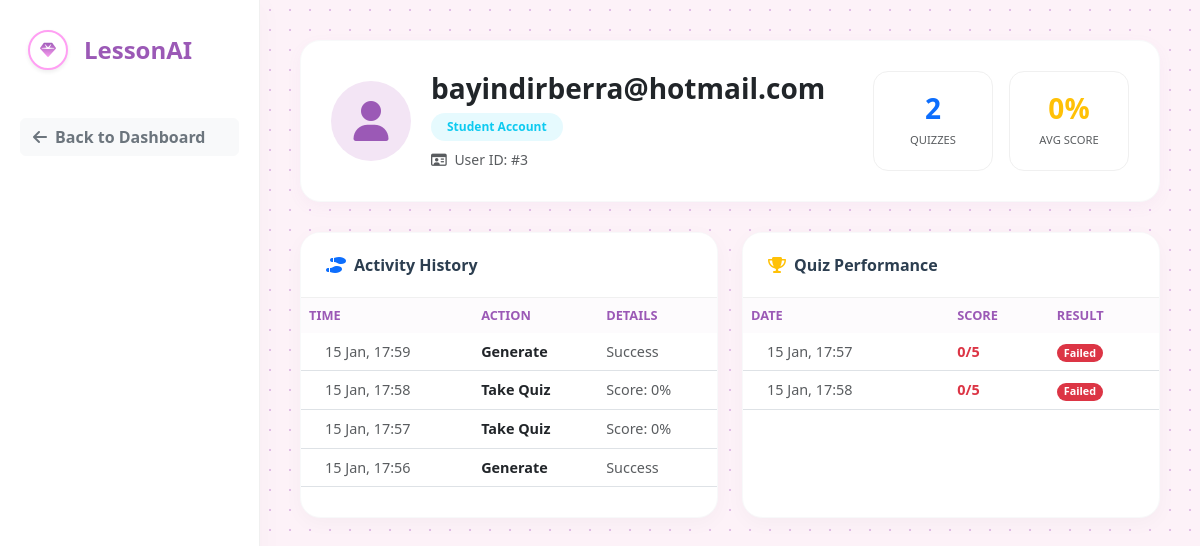
/admin/user/3 (signed in), run on the app's committed database.
### app/models/user.py (models this page shows, shortened)
class User(UserMixin, db.Model):
    id = db.Column(db.Integer, primary_key=True)
    email = db.Column(db.String(100), unique=True, nullable=False)
    password_hash = db.Column(db.String(200), nullable=False)
    role = db.Column(db.String(20), default='Student') # Roles: 'Student' or 'Admin'
    created_at = db.Column(db.DateTime, default=db.func.current_timestamp())
    @property
    def is_admin(self):
        return self.role == 'Admin'

### app/models/log.py (models this page shows)
class ActivityLog(db.Model):
    id = db.Column(db.Integer, primary_key=True)
    user_id = db.Column(db.Integer, db.ForeignKey('user.id'))
    action = db.Column(db.String(100)) # e.g. "Login", "Generated Content"
    details = db.Column(db.String(255))
    timestamp = db.Column(db.DateTime, default=db.func.current_timestamp())

### app/models/score.py (models this page shows)
class Score(db.Model):
    id = db.Column(db.Integer, primary_key=True)
    user_id = db.Column(db.Integer, db.ForeignKey('user.id'), nullable=False)
    content_id = db.Column(db.Integer, db.ForeignKey('content.id'), nullable=False)
    correct_count = db.Column(db.Integer, nullable=False)
    total_questions = db.Column(db.Integer, nullable=False)
    percentage = db.Column(db.Float, nullable=False)
    created_at = db.Column(db.DateTime, default=datetime.utcnow)

### run.py (the view)
@app.route('/admin/user/<int:user_id>')
@login_required
def admin_user_detail(user_id):
    if not current_user.is_admin: abort(403)
    target_user = User.query.get_or_404(user_id)
    user_logs = ActivityLog.query.filter_by(user_id=user_id).order_by(ActivityLog.timestamp.desc()).all()
    user_scores = Score.query.filter_by(user_id=user_id).all()
    quiz_count = len(user_scores)
    avg_score = int(sum([s.percentage for s in user_scores]) / quiz_count) if quiz_count > 0 else 0
    return render_template('admin/user_detail.html', user=target_user, logs=user_logs, scores=user_scores, quiz_count=quiz_count, avg_score=avg_score)

### app/templates/admin/user_detail.html (shortened to what this page needs)
<!DOCTYPE html>
<html lang="en">
<head>
    <link href="https://cdn.jsdelivr.net/npm/bootstrap@5.3.0/dist/css/bootstrap.min.css" rel="stylesheet">
    <link rel="stylesheet" href="https://cdnjs.cloudflare.com/ajax/libs/font-awesome/6.4.0/css/all.min.css">
    <link rel="stylesheet" href="{{ url_for('static', filename='style.css') }}?v=56">
</head>
<body>
    <div class="sidebar">
        <div class="d-flex align-items-center gap-3 mb-5 ps-2">
            <div class="bg-white text-danger rounded-circle d-flex align-items-center justify-content-center shadow-sm" style="width: 40px; height: 40px; border: 2px solid #ff9ff3;">
                <i class="fa-solid fa-gem" style="background: -webkit-linear-gradient(#9b59b6, #ff9ff3); -webkit-background-clip: text; -webkit-text-fill-color: transparent;"></i>
            </div>
            <h4 class="fw-bold m-0" style="color: #9b59b6;">LessonAI</h4>
        </div>
        <div class="d-flex flex-column gap-2">
            <a href="/admin" class="btn btn-light text-start fw-bold text-secondary"><i class="fa-solid fa-arrow-left me-2"></i>Back to Dashboard</a>
        </div>
    </div>
    <div class="main-content">
        <div class="profile-header animate-fade-in">
            <div class="profile-avatar"><i class="fa-solid fa-user"></i></div>
            <div class="flex-grow-1">
                <h3 class="fw-bold m-0 text-dark">{{ user.email }}</h3>
                <span class="badge bg-info bg-opacity-10 text-info px-3 py-2 rounded-pill mt-2">Student Account</span>
                <p class="text-muted small mt-2 m-0"><i class="fa-regular fa-id-card me-1"></i> User ID: #{{ user.id }}</p>
            </div>
            <div class="d-flex gap-3">
                <div class="mini-stat" style="min-width: 120px;">
                    <h3 class="fw-bold m-0 text-primary">{{ quiz_count }}</h3>
                    <small class="text-muted text-uppercase" style="font-size: 0.7rem;">Quizzes</small>
                </div>
                <div class="mini-stat" style="min-width: 120px;">
                    <h3 class="fw-bold m-0 text-warning">{{ avg_score }}%</h3>
                    <small class="text-muted text-uppercase" style="font-size: 0.7rem;">Avg Score</small>
                </div>
            </div>
        </div>
        <div class="row g-4">
            <div class="col-lg-6">
                <div class="panel-box h-100">
                    <div class="panel-header"><i class="fa-solid fa-shoe-prints me-2 text-primary"></i>Activity History</div>
                    <div class="table-responsive">
                        <table class="table mb-0">
                            <thead><tr><th>Time</th><th>Action</th><th>Details</th></tr></thead>
                            <tbody>
                                {% for log in logs %}
                                <tr>
                                    <td class="ps-4 text-muted small">{{ log.timestamp.strftime('%d %b, %H:%M') }}</td>
                                    <td class="fw-bold text-dark">{{ log.action }}</td>
                                    <td class="text-muted text-truncate" style="max-width: 150px;">{{ log.details }}</td>
                                </tr>
                                {% else %}
                                <tr><td colspan="3" class="text-center py-4 text-muted">No activity recorded.</td></tr>
                                {% endfor %}
                            </tbody>
                        </table>
                    </div>
                </div>
            </div>
            <div class="col-lg-6">
                <div class="panel-box h-100">
                    <div class="panel-header"><i class="fa-solid fa-trophy me-2 text-warning"></i>Quiz Performance</div>
                    <div class="table-responsive">
                        <table class="table mb-0">
                            <thead><tr><th>Date</th><th>Score</th><th>Result</th></tr></thead>
                            <tbody>
                                {% for score in scores %}
                                <tr>
                                    <td class="ps-4 text-muted small">{{ score.created_at.strftime('%d %b, %H:%M') if score.created_at else 'Recent' }}</td>
                                    <td>
                                        <span class="fw-bold {{ 'text-success' if score.percentage >= 50 else 'text-danger' }}">
                                            {{ score.correct_count }}/{{ score.total_questions }}
                                        </span>
                                    </td>
                                    <td>
                                        {% if score.percentage >= 70 %}
                                            <span class="badge bg-success rounded-pill">Excellent</span>
                                        {% elif score.percentage >= 50 %}
                                            <span class="badge bg-warning text-dark rounded-pill">Good</span>
                                        {% else %}
                                            <span class="badge bg-danger rounded-pill">Failed</span>
                                        {% endif %}
                                    </td>
                                </tr>
                                {% else %}
                                <tr><td colspan="3" class="text-center py-4 text-muted">No quizzes taken yet.</td></tr>
                                {% endfor %}
                            </tbody>
                        </table>
                    </div>
                </div>
            </div>
        </div>
    </div>
</body>
</html>

### app/static/style.css (style rules this page uses)
:root { --primary: #9b59b6; --secondary: #ff9ff3; --sidebar-width: 260px; --bg-color: #fcebf5; --gradient-main: linear-gradient(135deg, #c471ed 0%, #f64f59 100%); --text-dark: #2c3e50; --shadow-soft: 0 10px 30px -5px rgba(155, 89, 182, 0.15); }
body { font-family: 'Quicksand', sans-serif; background-color: var(--bg-color); background-image: radial-gradient(#e1bee7 1px, transparent 1px); background-size: 20px 20px; margin: 0; overflow-x: hidden; }
.sidebar { width: var(--sidebar-width); height: 100vh; position: fixed; top: 0; left: 0; background: rgba(255, 255, 255, 0.95); backdrop-filter: blur(10px); border-right: 1px solid rgba(155, 89, 182, 0.1); padding: 2rem 1.5rem; display: flex; flex-direction: column; z-index: 1000; box-shadow: 5px 0 25px rgba(0,0,0,0.02); }
.main-content { margin-left: var(--sidebar-width); padding: 2rem 3rem; min-height: 100vh; }

### app/templates/admin/user_detail.html (style rules this page uses)
body { background-color: #fdf2f8; font-family: 'Segoe UI', sans-serif; }
.sidebar { width: 260px; height: 100vh; position: fixed; left: 0; top: 0; background: white; padding: 30px 20px; display: flex; flex-direction: column; border-right: 1px solid #f0f0f0; }
.main-content { margin-left: 260px; padding: 40px; }
.profile-header { background: white; border-radius: 20px; padding: 30px; box-shadow: 0 5px 15px rgba(155, 89, 182, 0.05); display: flex; align-items: center; gap: 20px; margin-bottom: 30px; border: 1px solid #f8f9fa; }
.profile-avatar { width: 80px; height: 80px; background: #f3e5f5; color: #9b59b6; border-radius: 50%; display: flex; align-items: center; justify-content: center; font-size: 2.5rem; }
.mini-stat { background: white; border-radius: 15px; padding: 20px; border: 1px solid #f0f0f0; text-align: center; transition: 0.3s; }
.panel-box { background: white; border-radius: 20px; box-shadow: 0 5px 20px rgba(0,0,0,0.03); overflow: hidden; margin-bottom: 30px; border: 1px solid #f8f9fa; }
.panel-header { padding: 20px 25px; background: white; border-bottom: 1px solid #f0f0f0; font-weight: bold; color: #2c3e50; }
.table thead th { background: #fdfbfd; color: #9b59b6; font-size: 0.8rem; text-transform: uppercase; border: none; }
.table tbody td { vertical-align: middle; color: #555; font-size: 0.9rem; }

### data on the page
User: email "bayindirberra@hotmail.com", id "3"
ActivityLog: timestamp "15 Jan, 17:59", action "Generate", details "Success"
ActivityLog: timestamp "15 Jan, 17:58", action "Take Quiz", details "Score: 0%"
ActivityLog: timestamp "15 Jan, 17:57", action "Take Quiz", details "Score: 0%"
ActivityLog: timestamp "15 Jan, 17:56", action "Generate", details "Success"
Score: created_at "15 Jan, 17:57", correct_count "0", total_questions "5", percentage "Failed"
Score: created_at "15 Jan, 17:58", correct_count "0", total_questions "5", percentage "Failed"

### other printed values
{{ quiz_count }} "2"
{{ avg_score }} "0"
